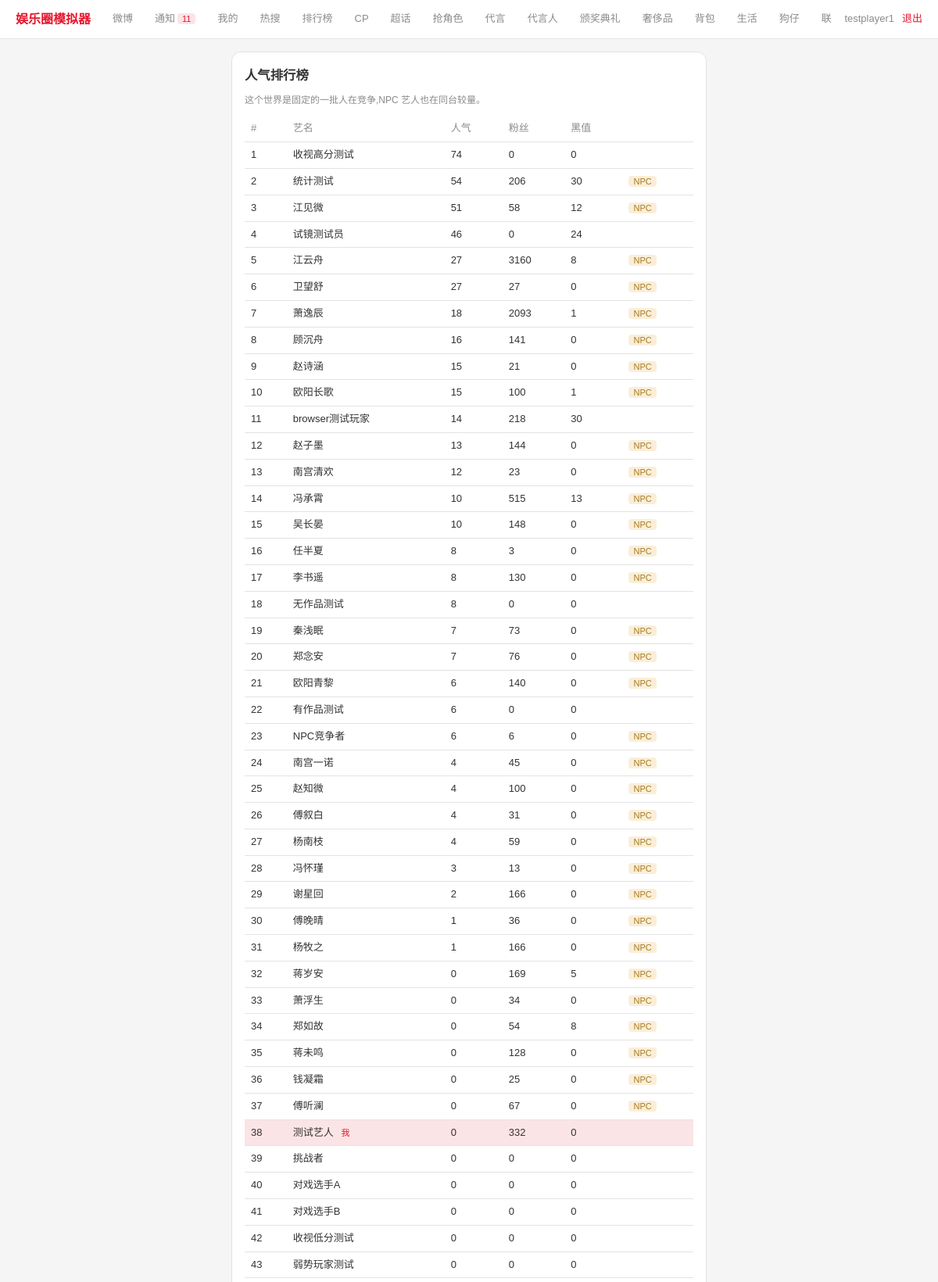
Page /leaderboard (signed in, upper part) on the committed database.
### tables this page shows
CREATE TABLE players (
    id                  INTEGER PRIMARY KEY AUTOINCREMENT,
    user_id             INTEGER UNIQUE,
    is_npc              INTEGER DEFAULT 0,
    age                 INTEGER DEFAULT 18,
    gender              TEXT DEFAULT '',
    stage_name          TEXT NOT NULL DEFAULT '',
    talents             TEXT DEFAULT '{}',
    hidden_traits       TEXT DEFAULT '[]',
    career_lines        TEXT DEFAULT '[]',
    agency_id           INTEGER,
    fans_count          INTEGER DEFAULT 0,
    core_fan_loyalty    INTEGER DEFAULT 0,
    popularity          INTEGER DEFAULT 0,
    scandal_value       INTEGER DEFAULT 0,
    persona_tag         TEXT DEFAULT '',
    persona_integrity   INTEGER DEFAULT 100,
    cash                INTEGER DEFAULT 0,
    roll_count          INTEGER DEFAULT 0,
    revealed            INTEGER DEFAULT 0,
    energy              INTEGER DEFAULT 100,
    energy_updated      INTEGER DEFAULT 0,
    family_background   TEXT DEFAULT '',
    birthplace          TEXT DEFAULT '',
    true_personality    TEXT DEFAULT '',
    career_state        TEXT DEFAULT 'normal',  -- normal/blackout
    blackout_until_ts    INTEGER DEFAULT 0,
    anti_scandal_reserve INTEGER DEFAULT 0,
    endorsement_reputation INTEGER DEFAULT 0,
    awards_won          INTEGER DEFAULT 0,
    created_ts          INTEGER DEFAULT 0, fan_club_name TEXT DEFAULT '', fan_club_color TEXT DEFAULT '', notifications_seen_ts INTEGER DEFAULT 0, health INTEGER DEFAULT 100, last_rest_ts INTEGER DEFAULT 0, last_travel_ts INTEGER DEFAULT 0,
    FOREIGN KEY (user_id) REFERENCES users(id)
);

### app.py (the view)
@app.route('/leaderboard')
@login_required
def leaderboard():
    rows = q("""SELECT id, stage_name, popularity, fans_count, scandal_value, is_npc
                FROM players ORDER BY popularity DESC LIMIT 50""")
    loyalty_rows = q("""SELECT id, stage_name, core_fan_loyalty, is_npc
                        FROM players ORDER BY core_fan_loyalty DESC LIMIT 50""")
    me_player = me()
    return render_template('leaderboard.html', rows=rows, loyalty_rows=loyalty_rows,
                            me_id=me_player['id'] if me_player else None)

### app.py (called while the page is built)
def get_db():
    db = getattr(g, '_db', None)
    if db is None:
        db = g._db = sqlite3.connect(DB_PATH)
        db.row_factory = sqlite3.Row
        db.execute("PRAGMA journal_mode=WAL")
        db.execute("PRAGMA foreign_keys=ON")
    return db

def q(sql, args=(), one=False):
    cur = get_db().execute(sql, args)
    return cur.fetchone() if one else cur.fetchall()

def run(sql, args=()):
    db = get_db()
    cur = db.execute(sql, args)
    db.commit()
    return cur

def login_required(f):
    @wraps(f)
    def w(*a, **kw):
        if 'uid' not in S:
            return redirect(url_for('login'))
        return f(*a, **kw)
    return w

def get_effective_energy(player_id):
    row = q("SELECT energy, energy_updated FROM players WHERE id=?", (player_id,), one=True)
    if not row:
        return 0
    base_ts = row['energy_updated'] or now_ts()
    elapsed = now_ts() - base_ts
    regen = elapsed // ENERGY_REGEN_SECONDS
    if regen <= 0:
        return row['energy']
    new_energy = min(MAX_ENERGY, row['energy'] + regen)
    new_updated = base_ts + regen * ENERGY_REGEN_SECONDS
    run("UPDATE players SET energy=?, energy_updated=? WHERE id=?", (new_energy, new_updated, player_id))
    return new_energy

def me():
    uid = S.get('uid')
    if not uid:
        return None
    row = q("SELECT * FROM players WHERE user_id=?", (uid,), one=True)
    if not row:
        return None
    player = dict(row)
    player['energy'] = get_effective_energy(player['id'])
    return player

@app.context_processor
def inject_notification_count():
    player = me()
    if not player:
        return {'notification_count': 0}
    return {'notification_count': get_notification_count(player['id'])['total']}

### templates/leaderboard.html (shortened to what this page needs)
{% extends "base.html" %}
{% block content %}
<div class="card">
  <h3 style="margin-bottom:10px">人气排行榜</h3>
  <p class="muted" style="margin-bottom:10px">这个世界是固定的一批人在竞争,NPC 艺人也在同台较量。</p>
  <table>
    <tr><th>#</th><th>艺名</th><th>人气</th><th>粉丝</th><th>黑值</th><th></th></tr>
    {% for r in rows %}
    <tr {% if r.id == me_id %}style="background:var(--red-dim)"{% endif %}>
      <td>{{ loop.index }}</td>
      <td>{{ r.stage_name }}{% if r.id == me_id %} <span class="badge badge-red">我</span>{% endif %}</td>
      <td>{{ r.popularity }}</td>
      <td>{{ r.fans_count }}</td>
      <td>{{ r.scandal_value }}</td>
      <td>{% if r.is_npc %}<span class="badge badge-gold">NPC</span>{% endif %}</td>
    </tr>
    {% else %}
    <tr><td colspan="6" class="muted">还没有排行数据。</td></tr>
    {% endfor %}
  </table>
</div>
{% endblock %}

### templates/base.html (style rules this page uses)
:root { --bg:#f5f5f5;--sf:#ffffff;--sf2:#f0f0f0;--bd:#e3e3e3; --red:#e6162d;--red-dim:#fbe4e6; --text:#333333;--muted:#8b8b8b; --green:#2e8b57;--gold:#a67c1a; }
* { box-sizing:border-box;margin:0;padding:0 }
body { background:var(--bg);color:var(--text); font-family:"PingFang SC","Microsoft YaHei",sans-serif; font-size:14px;line-height:1.6;min-height:100vh }
.card { background:var(--sf);border:1px solid var(--bd);border-radius:12px;padding:16px;margin-bottom:12px }
.muted { color:var(--muted);font-size:12px }
.badge { font-size:11px;padding:1px 6px;border-radius:4px }
.badge-red { background:#fbe4e6;color:var(--red) }
.badge-gold { background:#faeeda;color:var(--gold) }
table { width:100%;border-collapse:collapse;font-size:13px }
th,td { padding:6px 8px;text-align:left;border-bottom:1px solid var(--bd) }
th { color:var(--muted);font-weight:500 }

### rows in the picture
players: stage_name "收视高分测试", popularity "74", fans_count "0", scandal_value "0"
players: stage_name "统计测试", popularity "54", fans_count "206", scandal_value "30", is_npc "NPC"
players: stage_name "江见微", popularity "51", fans_count "58", scandal_value "12", is_npc "NPC"
players: stage_name "试镜测试员", popularity "46", fans_count "0", scandal_value "24"
players: stage_name "江云舟", popularity "27", fans_count "3160", scandal_value "8", is_npc "NPC"
players: stage_name "卫望舒", popularity "27", fans_count "27", scandal_value "0", is_npc "NPC"
players: stage_name "萧逸辰", popularity "18", fans_count "2093", scandal_value "1", is_npc "NPC"
players: stage_name "顾沉舟", popularity "16", fans_count "141", scandal_value "0", is_npc "NPC"
players: stage_name "赵诗涵", popularity "15", fans_count "21", scandal_value "0", is_npc "NPC"
players: stage_name "欧阳长歌", popularity "15", fans_count "100", scandal_value "1", is_npc "NPC"
players: stage_name "browser测试玩家", popularity "14", fans_count "218", scandal_value "30"
players: stage_name "赵子墨", popularity "13", fans_count "144", scandal_value "0", is_npc "NPC"
players: stage_name "南宫清欢", popularity "12", fans_count "23", scandal_value "0", is_npc "NPC"
players: stage_name "冯承霄", popularity "10", fans_count "515", scandal_value "13", is_npc "NPC"
players: stage_name "吴长晏", popularity "10", fans_count "148", scandal_value "0", is_npc "NPC"
players: stage_name "任半夏", popularity "8", fans_count "3", scandal_value "0", is_npc "NPC"
players: stage_name "李书遥", popularity "8", fans_count "130", scandal_value "0", is_npc "NPC"
players: stage_name "无作品测试", popularity "8", fans_count "0", scandal_value "0"
players: stage_name "秦浅眠", popularity "7", fans_count "73", scandal_value "0", is_npc "NPC"
players: stage_name "郑念安", popularity "7", fans_count "76", scandal_value "0", is_npc "NPC"
players: stage_name "欧阳青黎", popularity "6", fans_count "140", scandal_value "0", is_npc "NPC"
players: stage_name "有作品测试", popularity "6", fans_count "0", scandal_value "0"
players: stage_name "NPC竞争者", popularity "6", fans_count "6", scandal_value "0", is_npc "NPC"
players: stage_name "南宫一诺", popularity "4", fans_count "45", scandal_value "0", is_npc "NPC"
players: stage_name "赵知微", popularity "4", fans_count "100", scandal_value "0", is_npc "NPC"
players: stage_name "傅叙白", popularity "4", fans_count "31", scandal_value "0", is_npc "NPC"
players: stage_name "杨南枝", popularity "4", fans_count "59", scandal_value "0", is_npc "NPC"
players: stage_name "冯怀瑾", popularity "3", fans_count "13", scandal_value "0", is_npc "NPC"
players: stage_name "谢星回", popularity "2", fans_count "166", scandal_value "0", is_npc "NPC"
players: stage_name "傅晚晴", popularity "1", fans_count "36", scandal_value "0", is_npc "NPC"
players: stage_name "杨牧之", popularity "1", fans_count "166", scandal_value "0", is_npc "NPC"
players: stage_name "蒋岁安", popularity "0", fans_count "169", scandal_value "5", is_npc "NPC"
players: stage_name "萧浮生", popularity "0", fans_count "34", scandal_value "0", is_npc "NPC"
players: stage_name "郑如故", popularity "0", fans_count "54", scandal_value "8", is_npc "NPC"
players: stage_name "蒋未鸣", popularity "0", fans_count "128", scandal_value "0", is_npc "NPC"
players: stage_name "钱凝霜", popularity "0", fans_count "25", scandal_value "0", is_npc "NPC"
players: stage_name "傅听澜", popularity "0", fans_count "67", scandal_value "0", is_npc "NPC"
players: stage_name "测试艺人", shows "我", popularity "0", fans_count "332", scandal_value "0"
players: stage_name "挑战者", popularity "0", fans_count "0", scandal_value "0"
players: stage_name "对戏选手A", popularity "0", fans_count "0", scandal_value "0"
players: stage_name "对戏选手B", popularity "0", fans_count "0", scandal_value "0"
players: stage_name "收视低分测试", popularity "0", fans_count "0", scandal_value "0"
players: stage_name "弱势玩家测试", popularity "0", fans_count "0", scandal_value "0"

### other values in the picture
{{ notification_count }} "11"
{{ session.get('uname') }} "testplayer1"
